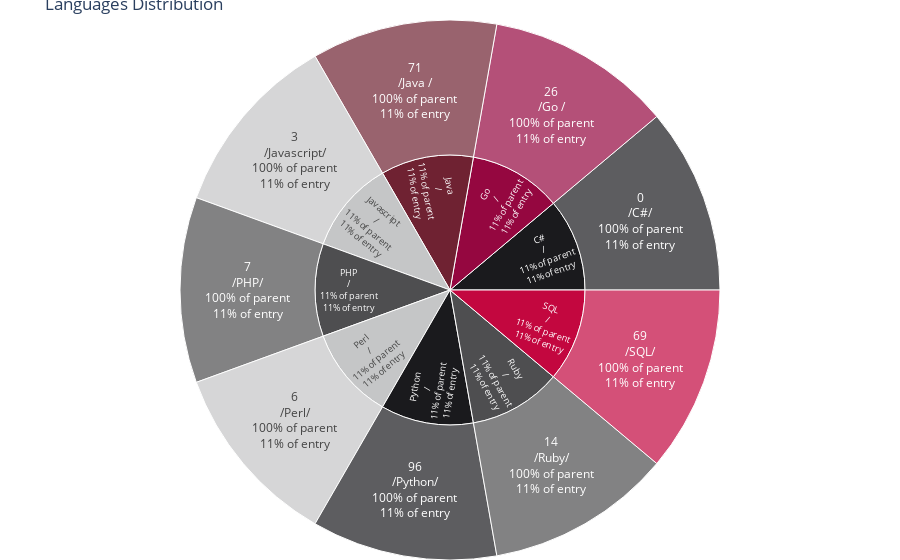

The cell this chart's notebook holds for it:
### Code cell
fig = px.sunburst(data_frame=language,
                  path=['Language','Count'],
                  color='Language',
                  color_discrete_sequence=black_red,
                  maxdepth=-1,
                  title='Languages Distribution')

fig.update_traces(textinfo='label+text+current path+percent entry+percent parent')
fig.update_layout(margin=dict(t=20, l=0, r=0, b=0))
fig.show()

### Figure 1 — Plotly figure (JSON) as saved in the notebook; plotly's stock layout.template omitted (floating-point values rounded to 4 significant figures)
{"data": [{"branchvalues": "total", "customdata": [["Python"], ["PHP"], ["Javascript"], ["Java "], ["Go "], ["SQL"], ["C#"], ["Ruby"], ["Perl"], ["C#"], ["Go "], ["Java "], ["Javascript"], ["PHP"], ["Perl"], ["Python"], ["Ruby"], ["SQL"]], "domain": {"x": [0, 1], "y": [0, 1]}, "hovertemplate": "labels=%{label}<br>count=%{value}<br>parent=%{parent}<br>id=%{id}<br>Language=%{customdata[0]}<extra></extra>", "ids": ["Python/96", "PHP/7", "Javascript/3", "Java /71", "Go /26", "SQL/69", "C#/0", "Ruby/14", "Perl/6", "C#", "Go ", "Java ", "Javascript", "PHP", "Perl", "Python", "Ruby", "SQL"], "labels": ["96", "7", "3", "71", "26", "69", "0", "14", "6", "C#", "Go ", "Java ", "Javascript", "PHP", "Perl", "Python", "Ruby", "SQL"], "marker": {"colors": ["#1A1A1D", "#4E4E50", "#C5C6C7", "#6F2232", "#950740", "#C3073F", "#1A1A1D", "#4E4E50", "#C5C6C7", "#1A1A1D", "#950740", "#6F2232", "#C5C6C7", "#4E4E50", "#C5C6C7", "#1A1A1D", "#4E4E50", "#C3073F"]}, "maxdepth": -1, "name": "", "parents": ["Python", "PHP", "Javascript", "Java ", "Go ", "SQL", "C#", "Ruby", "Perl", "", "", "", "", "", "", "", "", ""], "textinfo": "label+text+current path+percent entry+percent parent", "type": "sunburst", "values": [1, 1, 1, 1, 1, 1, 1, 1, 1, 1, 1, 1, 1, 1, 1, 1, 1, 1]}], "layout": {"legend": {"tracegroupgap": 0}, "margin": {"b": 0, "l": 0, "r": 0, "t": 20}, "sunburstcolorway": ["#1A1A1D", "#4E4E50", "#C5C6C7", "#6F2232", "#950740", "#C3073F"], "title": {"text": "Languages Distribution"}}}
